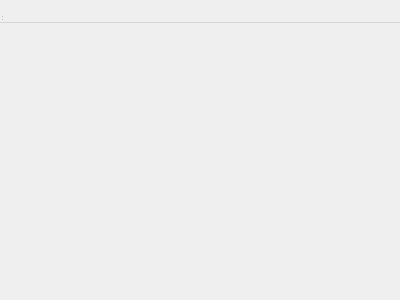
<?xml version="1.0" encoding="UTF-8"?>
<ui version="4.0">
 <class>mainwindow</class>
 <widget class="QWidget" name="mainwindow">
  <property name="geometry">
   <rect>
    <x>0</x>
    <y>0</y>
    <width>400</width>
    <height>300</height>
   </rect>
  </property>
  <property name="windowTitle">
   <string>mainwindow</string>
  </property>
  <widget class="QWidget" name="centralwidget"/>
  <widget class="QMenuBar" name="menubar">
   <property name="geometry">
    <rect>
     <x>0</x>
     <y>0</y>
     <width>400</width>
     <height>23</height>
    </rect>
   </property>
  </widget>
  <widget class="QStatusBar" name="statusbar"/>
 </widget>
 <resources/>
 <connections/>
</ui>
